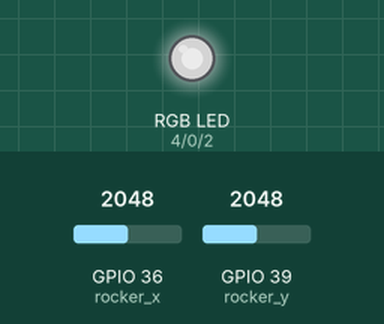
Recording of a program running on a simulated ESP32 board running MicroPython. Parts: an RGB LED mixed from three pins (HIGH = lit). The test bench sets the inputs (shaded band); at power-on: GPIO 36 (rocker_x) = 2048, GPIO 39 (rocker_y) = 2048 (analog values on the 0–4095 scale). Dim RGB values are drawn brighter than linear.

Above: at 1.2 s.
1.3 s: GPIO 36 (rocker_x) set to 2967
2.8 s: GPIO 36 (rocker_x) set to 3054
At 3.7 s:
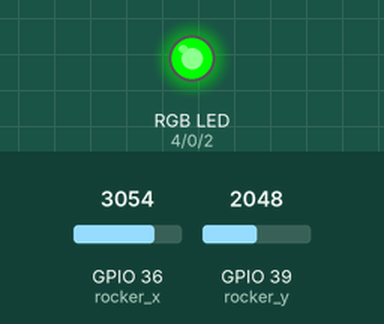
4.3 s: GPIO 36 (rocker_x) set to 1037
5.8 s: GPIO 36 (rocker_x) set to 966
At 6.9 s:
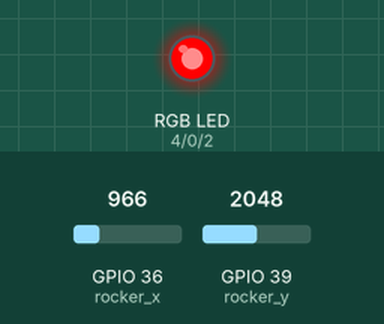
7.3 s: GPIO 36 (rocker_x) set to 3040
At 8.2 s:
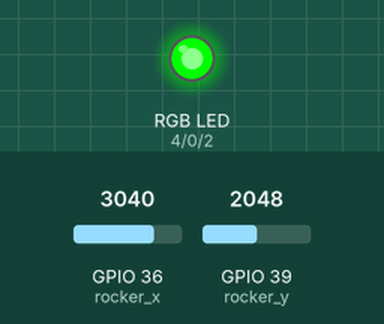
8.8 s: GPIO 36 (rocker_x) set to 960
At 9.4 s:
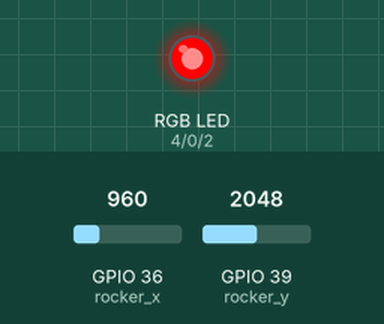
Timing chart, 0 to 11.3 s (numbered marks = the images above; inputs shaded):
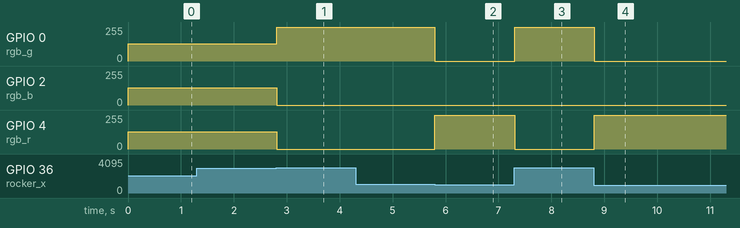

The program:

Project_26.2_Rocker_Control_Light.py
```python
from machine import Pin, ADC,PWM
import time
#Set RGB light interface and frequency
rgb_r = PWM(Pin(4))
rgb_g = PWM(Pin(0))
rgb_b = PWM(Pin(2))
rgb_b.freq(1000)
rgb_r.freq(1000)
rgb_g.freq(1000)
#Set rocker pin
rocker_x=ADC(Pin(36))
rocker_y=ADC(Pin(39))
# Set the acquisition range of voltage of the two ADC channels to 0-3.3V,
# and the acquisition width of data to 0-4095.
rocker_x.atten(ADC.ATTN_11DB)
rocker_y.atten(ADC.ATTN_11DB)
rocker_x.width(ADC.WIDTH_12BIT)
rocker_y.width(ADC.WIDTH_12BIT)

while True:
    y = rocker_y.read()#Get Y value of rocker
    x = rocker_x.read()#Get X value of rocker
    if x < 1000:    #left
        rgb_b.duty(0)
        rgb_r.duty(1023)
        rgb_g.duty(0)
    elif x > 3000:    #right
        rgb_b.duty(0)
        rgb_r.duty(0)
        rgb_g.duty(1023)
    elif y < 1000:    #down
        rgb_b.duty(1023)
        rgb_r.duty(0)
        rgb_g.duty(0)
    elif y > 3000:    #up
        rgb_b.duty(1023)
        rgb_r.duty(1023)
        rgb_g.duty(1023)
    time.sleep(0.01)
```

Measured:
- the behaviour switches between 3000 and 3001 on GPIO 36 (rocker_x) (found by bisection; images 0 and 1)
- the behaviour switches between 1000 and 999 on GPIO 36 (rocker_x) (found by bisection; images 1 and 2)
- after the input at 1.3 s, every drawn part: stays the same
- after the input at 2.8 s, GPIO 0 (rgb_g): 128/255 → 255/255 at once; GPIO 2 (rgb_b), GPIO 4 (rgb_r): 128/255 → 0/255 at once
- after the input at 4.3 s, every drawn part: stays the same
- after the input at 5.8 s, GPIO 0 (rgb_g): 255/255 → 0/255 at once; GPIO 4 (rgb_r): 0/255 → 255/255 at once
- after the input at 7.3 s, GPIO 0 (rgb_g): 0/255 → 255/255 at once; GPIO 4 (rgb_r): 255/255 → 0/255 at once
- after the input at 8.8 s, GPIO 0 (rgb_g): 255/255 → 0/255 at once; GPIO 4 (rgb_r): 0/255 → 255/255 at once
